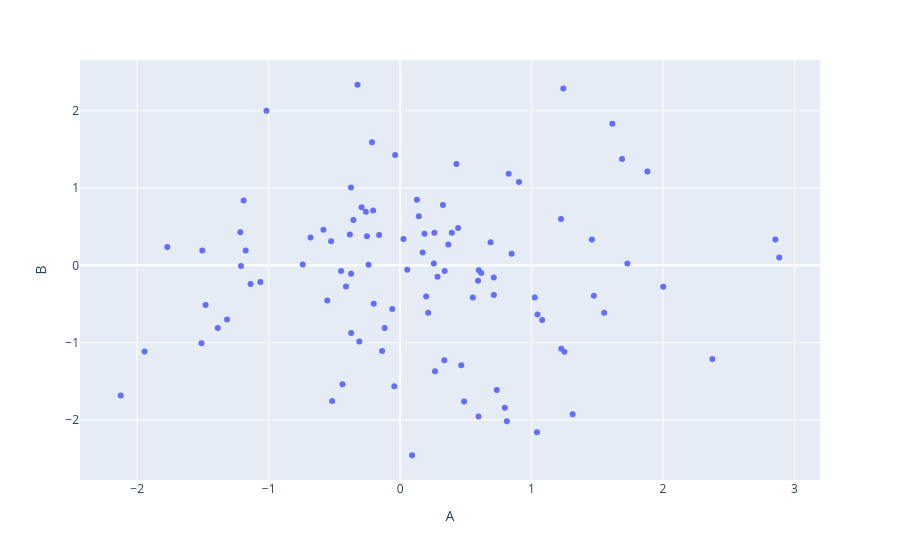

This figure's notebook cell:
### Code cell
fig = px.scatter(df, x="A", y="B")
fig.show()
